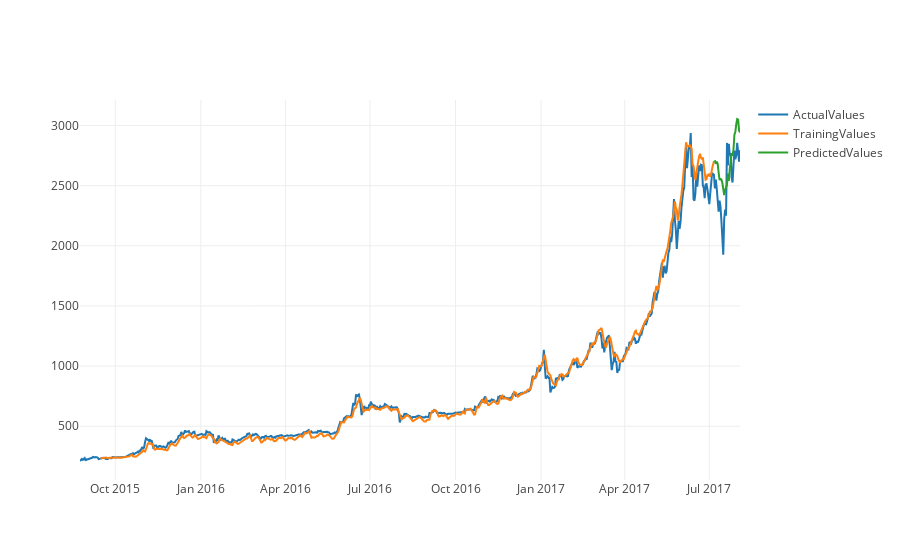

The code cell stored with this chart in its notebook:
### Code cell
USDT_LTC = nextDayPrediction('USDT_LTC', 'poloniex')
USDT_ETH = nextDayPrediction('USDT_ETH', 'poloniex')

USDT_ETC = nextDayPrediction('USDT_ETC', 'poloniex')
USDT_XRP = nextDayPrediction('USDT_XRP', 'poloniex')

### Figure 1 — Plotly figure (JSON) as saved in the notebook; plotly's stock layout.template omitted (floating-point values rounded to 4 significant figures; data arrays with more than 128 entries replaced by an {"elided": "..."} marker saying what was removed)
{"data": [{"name": "ActualValues", "type": "scatter", "x": {"elided": "711 str values"}, "y": {"elided": "711 float values"}}, {"name": "TrainingValues", "type": "scatter", "x": {"elided": "711 str values"}, "y": {"elided": "711 float values"}}, {"name": "PredictedValues", "type": "scatter", "x": {"elided": "711 str values"}, "y": {"elided": "711 float values"}}], "layout": {}}
